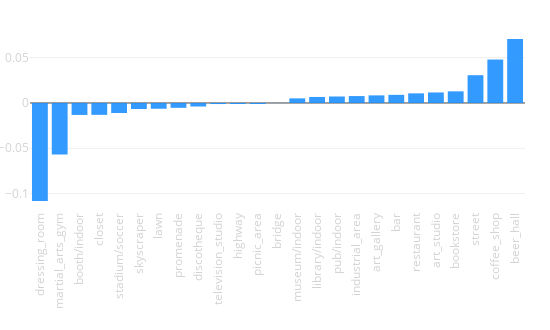

The notebook cell this image was saved under:
### Code cell
tags_delta(city_data, opposite_city_data)

### Figure 1 — Plotly figure (JSON) as saved in the notebook; plotly's stock layout.template omitted (floating-point values rounded to 4 significant figures)
{"data": [{"marker": {"color": "dodgerblue"}, "opacity": 0.9, "type": "bar", "uid": "5579e342-4292-11e9-a240-3c15c2cf2370", "x": ["dressing_room", "martial_arts_gym", "booth/indoor", "closet", "stadium/soccer", "skyscraper", "lawn", "promenade", "discotheque", "television_studio", "highway", "picnic_area", "bridge", "museum/indoor", "library/indoor", "pub/indoor", "industrial_area", "art_gallery", "bar", "restaurant", "art_studio", "bookstore", "street", "coffee_shop", "beer_hall"], "y": [-0.1081, -0.05679, -0.01321, -0.01311, -0.01106, -0.006616, -0.006365, -0.00535, -0.003888, -0.001177, -0.001148, -0.001141, -0.0001408, 0.005073, 0.006644, 0.007158, 0.007619, 0.008402, 0.008983, 0.01061, 0.01161, 0.01284, 0.03065, 0.04794, 0.07058]}], "layout": {"height": 330, "margin": {"b": 120, "l": 30, "r": 25, "t": 30}, "showlegend": false, "width": 550, "xaxis": {"tickangle": -90, "tickfont": {"color": "lightgrey", "size": 11.5}}, "xaxis2": {"tickangle": -90, "tickfont": {"color": "lightgrey", "size": 11.5}}, "yaxis": {"tickfont": {"color": "lightgrey", "size": 11.5}}, "yaxis2": {"tickfont": {"color": "lightgrey", "size": 11.5}}}}
